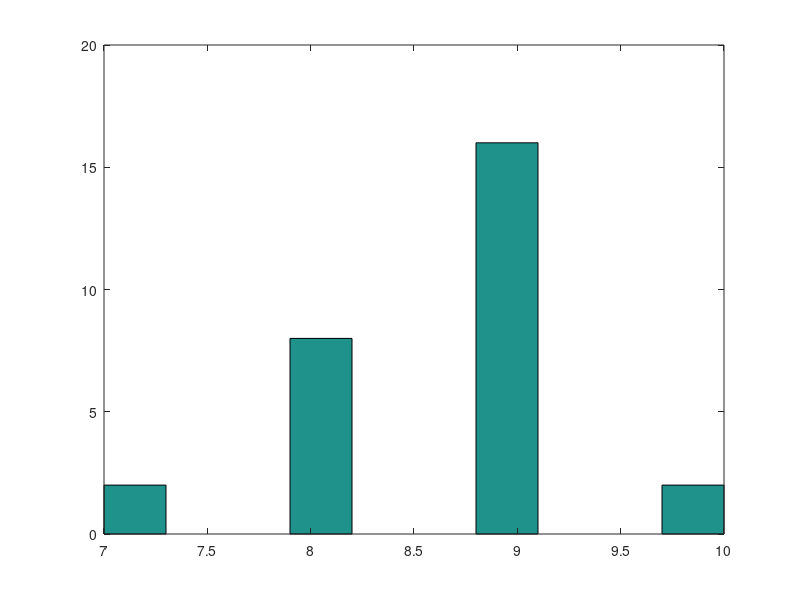

The MATLAB source for this figure:
% Basic integrate-and-fire neuron 
% R Rao 2007
% with added noise

clear

% capacitance and leak resistance
C = 1 % nF
R = 40 % M ohms
counter = 0;
% I & F implementation dV/dt = - V/RC + I/C
% Using h = 1 ms step size, Euler method

V = 0;
tstop = 250; % total integration time
abs_ref = 5; % absolute refractory period 
ref = 0; % absolute refractory period counter
V_trace = []; % voltage trace for plotting
V_th = 10; % spike threshold
spiketimes = []; % list of spike times

% input current
noiseamp = 1;   % amplitude of added noise
I = 3 + noiseamp*randn(1,tstop); % nA; Gaussian noise


for t = 1:tstop
  
   if ~ref
     V = V - (V/(R*C)) + (I(t)/C);
   else
     ref = ref - 1;
     V = 0.2*V_th; % reset voltage
   end
   
   if (V > V_th)
     V = 50;  % emit spike
     spiketimes = [spiketimes t]; % save times of spikes 
     ref = abs_ref; % set refractory counter
     counter = counter + 1;
   end

   V_trace = [V_trace V];

end
  plot(V_trace)
    spike_difference = diff(spiketimes);
    hist(spike_difference)


    